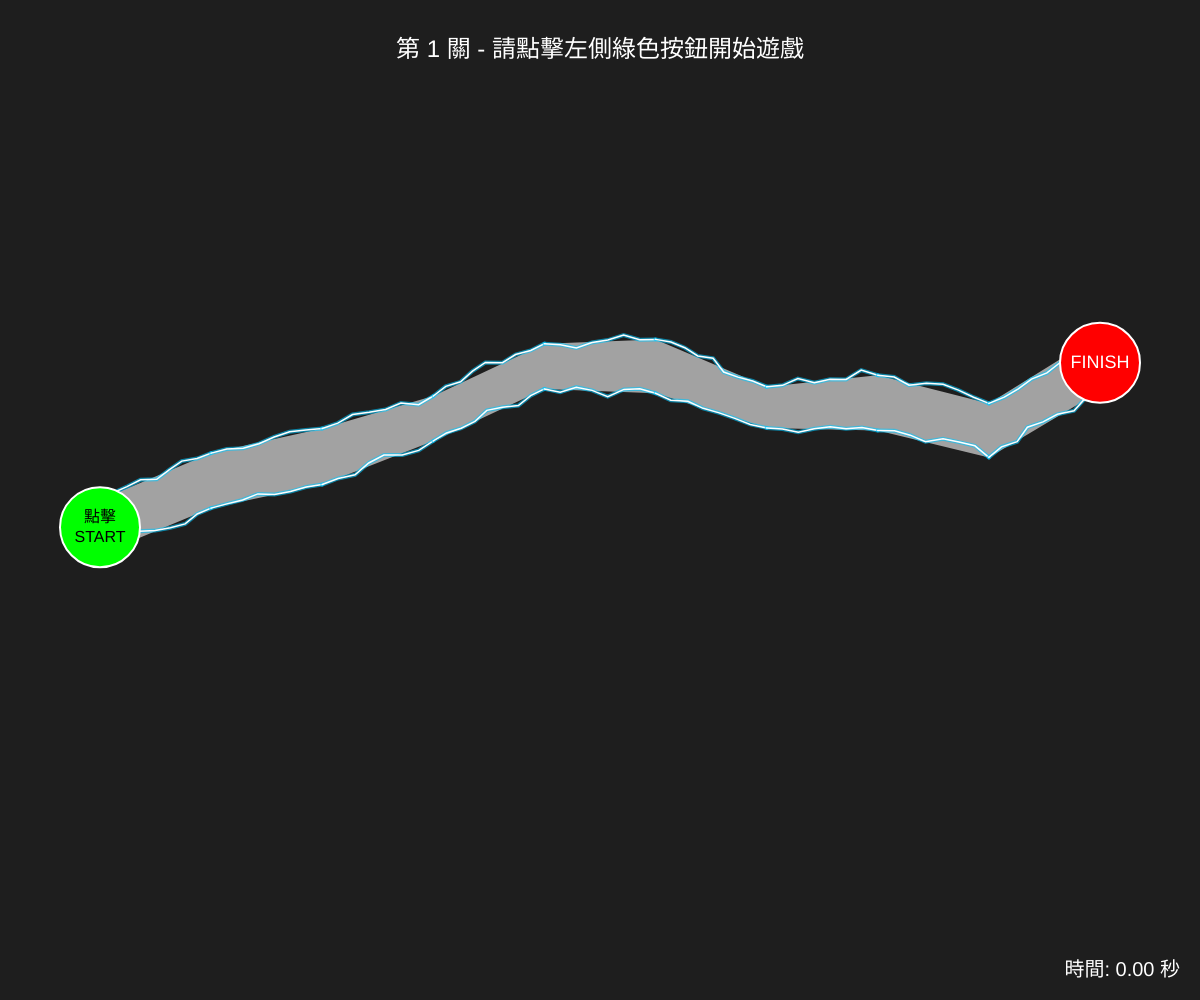
Frame 1 (no input)
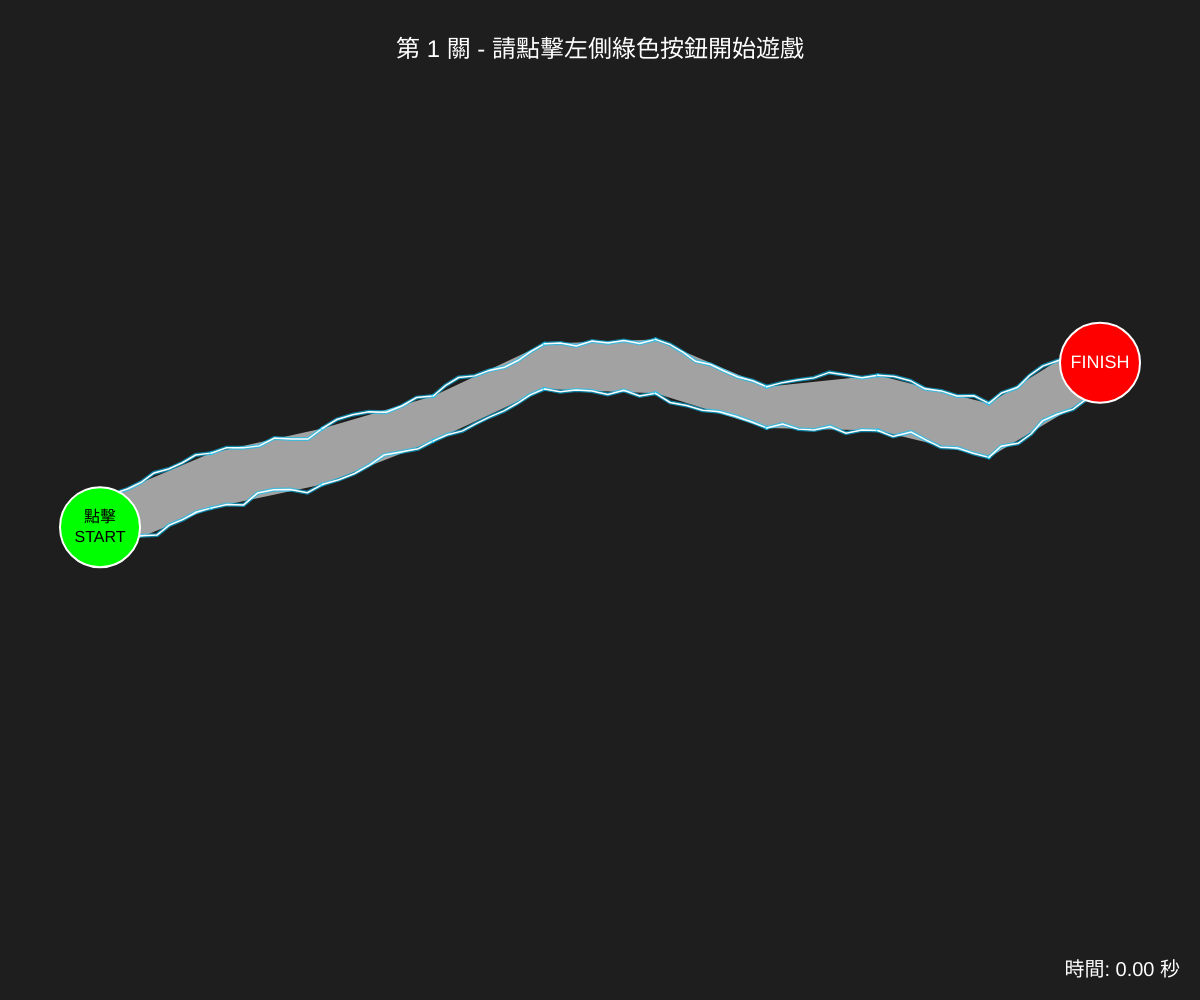
Frame 60 (no input)
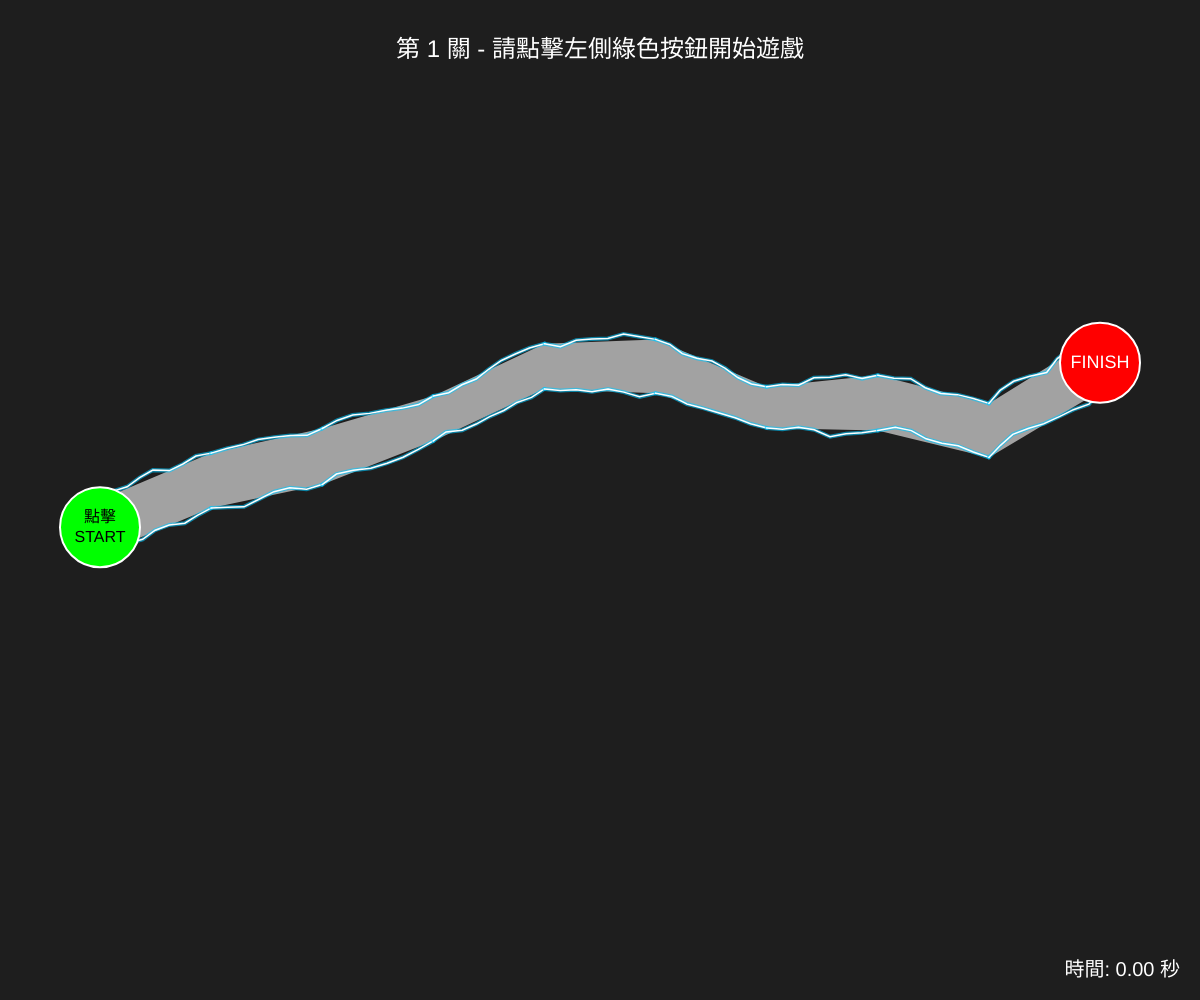
Frame 120 (the mouse pressed at the canvas centre since frame 60)

The p5.js sketch that drew these frames (run headless with seeded random() and noise() and a simulated clock; from frame 60 on, the mouse is pressed at the canvas centre):

// p5.js sketch
// ── sketch.js
let topPoints = [];
let bottomPoints = [];
const NUM_POINTS = 10;
let gameState = 'START'; // 遊戲狀態：START, PLAYING, GAMEOVER, WIN
let currentLevel = 1; // 記錄目前的關卡數
let obstacles = []; // 儲存障礙物的陣列
let spotlightRadius = 150; // 探照燈的初始半徑
let totalTime = 0; // 記錄總遊玩時間

function setup() {
  // 改為全螢幕
  createCanvas(windowWidth, windowHeight);
  generatePath();
}

function windowResized() {
  resizeCanvas(windowWidth, windowHeight);
  if (gameState === 'START') {
    generatePath();
  }
}

// 產生軌道點的函式
function generatePath() {
  topPoints = [];
  bottomPoints = [];
  obstacles = [];
  
  let currentX = 100; // 起始 X 座標
  let currentY = height / 2; // 起始 Y 座標
  
  // 為了適應全螢幕，動態計算 X 軸的間距，讓 10 個點均勻散佈在畫面上
  let stepX = (width - 200) / (NUM_POINTS - 1); 

  for (let i = 0; i < NUM_POINTS; i++) {
    if (i > 0) {
      currentY += random(-80, 80); // 加大 Y 軸起伏增加挑戰性
      currentY = constrain(currentY, 100, height - 100); 
    }
    
    // 根據關卡調整難度，大幅縮小上下軌道間距 (軌道變細)
    let gap = random(45 - currentLevel * 5, 70 - currentLevel * 10);
    
    topPoints.push(createVector(currentX, currentY));
    bottomPoints.push(createVector(currentX, currentY + gap));
    
    currentX += stepX;
  }

  // 產生障礙物 (從第 2 關開始)
  if (currentLevel >= 2) {
    let numObstacles = currentLevel == 2 ? 3 : 5; // 增加障礙物的數量
    let step = (NUM_POINTS - 2) / numObstacles;
    for (let i = 0; i < numObstacles; i++) {
      let idx = floor(1 + i * step); // 將障礙物更均勻地分散配置在軌道的不同區段
      let midX = (topPoints[idx].x + topPoints[idx+1].x) / 2;
      let midTopY = (topPoints[idx].y + topPoints[idx+1].y) / 2;
      let midBottomY = (bottomPoints[idx].y + bottomPoints[idx+1].y) / 2;
      
      obstacles.push({
        x: midX,
        y: (midTopY + midBottomY) / 2, // 初始位置在上下通道的正中間
        minY: midTopY - 45, // 上界 (超出軌道上邊距 30)
        maxY: midBottomY + 45, // 下界 (超出軌道下邊距 30)
        size: 30, // 增大障礙物大小為 30
        speed: (1 + currentLevel * 0.5) * (random() > 0.5 ? 1 : -1) // 降低移動速度
      });
    }
  }
}

function draw() {
  // 需求：背景為深色
  background(30);

  if (gameState === 'START') {
    drawPath();
    drawStartZone();
    drawEndZone();
    updateAndDrawObstacles();
    drawTimer(); // 顯示計時器
    
    fill(255);
    noStroke();
    textSize(24);
    textAlign(CENTER, CENTER);
    if (currentLevel === 3) {
      text("第 3 關 (黑暗探照燈模式) - 請點擊左側綠色按鈕開始遊戲", width / 2, 50);
    } else {
      text("第 " + currentLevel + " 關 - 請點擊左側綠色按鈕開始遊戲", width / 2, 50);
    }
    
    cursor(ARROW);
  } 
  else if (gameState === 'PLAYING') {
    totalTime += deltaTime; // 只有在遊玩狀態下才累加時間
    drawPath();
    drawStartZone();
    drawEndZone();
    updateAndDrawObstacles();
    
    // 新增第三關變化：探照燈/視野限制模式
    if (currentLevel === 3) {
      spotlightRadius -= 0.05; // 隨時間慢慢縮小探照燈範圍 (調慢縮小速度)
      spotlightRadius = max(spotlightRadius, 30); // 限制最小視野半徑為 30
      
      fill(15, 15, 20, 250); // 幾乎全黑的遮罩
      noStroke();
      beginShape();
      vertex(0, 0); // 外圍畫滿全螢幕 (順時針)
      vertex(width, 0);
      vertex(width, height);
      vertex(0, height);
      
      // 在滑鼠位置挖空一個圓圈 (必須逆時針繪製)
      beginContour();
      for (let a = TWO_PI; a > 0; a -= 0.1) {
        vertex(mouseX + cos(a) * spotlightRadius, mouseY + sin(a) * spotlightRadius);
      }
      endContour();
      endShape(CLOSE);
    }

    // 隱藏原始鼠標，繪製一個發光的電流點作為玩家判斷點
    noCursor();
    fill(255, 255, 0);
    noStroke();
    circle(mouseX, mouseY, 8);
    
    checkCollision();
    drawTimer(); // 顯示計時器
  } 
  else if (gameState === 'GAMEOVER') {
    cursor(ARROW);
    background(220, 100, 100); 
    fill(255);
    textSize(48);
    textAlign(CENTER, CENTER);
    text("遊戲失敗！", width / 2, height / 2 - 30);
    
    // 重玩此關與從頭再來按鈕
    rectMode(CENTER);
    fill(255);
    rect(width / 2 - 80, height / 2 + 40, 120, 40, 10);
    rect(width / 2 + 80, height / 2 + 40, 120, 40, 10);
    fill(0);
    textSize(20);
    text("重玩此關", width / 2 - 80, height / 2 + 40);
    text("從頭再來", width / 2 + 80, height / 2 + 40);
    rectMode(CORNER);
  } 
  else if (gameState === 'WIN') {
    cursor(ARROW);
    background(120, 180, 120); 
    fill(255);
    textSize(48);
    textAlign(CENTER, CENTER);
    
    if (currentLevel < 3) {
      text("恭喜過關！", width / 2, height / 2 - 30);
      textSize(24);
      text("點擊任意處進到下一關", width / 2, height / 2 + 30);
    } else {
      text("太神了！恭喜全破 3 個關卡！", width / 2, height / 2 - 45);
      textSize(24);
      let seconds = totalTime / 1000;
      let grade = 'C';
      if (seconds < 10) grade = 'S';
      else if (seconds <= 30) grade = 'A';
      else if (seconds <= 60) grade = 'B';
      text("總破關時間：" + seconds.toFixed(2) + " 秒", width / 2, height / 2);
      fill(255, 215, 0); // 金黃色
      textSize(32);
      text("過關評價：" + grade + " 級", width / 2, height / 2 + 40);
      fill(255);
      textSize(20);
      text("點擊畫面任意處重新開始遊戲", width / 2, height / 2 + 85);
    }
  }
}

function drawPath() {
  // 1. 繪製半透明的軌道底色（安全區）
  fill(255, 150); 
  noStroke(); // 取消原本的死板白框
  
  beginShape();
  for (let i = 0; i < NUM_POINTS; i++) {
    vertex(topPoints[i].x, topPoints[i].y);
  }
  for (let i = NUM_POINTS - 1; i >= 0; i--) {
    vertex(bottomPoints[i].x, bottomPoints[i].y);
  }
  endShape(CLOSE);

  // 2. 繪製上下邊緣的電流裝飾
  for (let i = 0; i < NUM_POINTS - 1; i++) {
    drawLightning(topPoints[i], topPoints[i+1], i);
    drawLightning(bottomPoints[i], bottomPoints[i+1], i + NUM_POINTS);
  }
}

// 繪製電流效果的輔助函式
function drawLightning(p1, p2, pathIndex) {
  let segments = floor(dist(p1.x, p1.y, p2.x, p2.y) / 15); // 根據距離決定閃電折點數
  if (segments < 1) segments = 1;
  
  // 降低閃爍頻率：每 4 幀才更新一次形狀 (相當於 15 fps 的電流動畫，可自行調整 4 這個數字)
  let timeStep = floor(frameCount / 4);
  
  // 預先計算這段電流的隨機偏移點
  let pts = [];
  for (let i = 1; i < segments; i++) {
    let t = i / segments;
    // 計算垂直於線段的法向量，讓電流自然地向兩側抖動
    let nx = -(p2.y - p1.y);
    let ny = (p2.x - p1.x);
    let len = dist(0, 0, nx, ny);
    if (len > 0) { nx /= len; ny /= len; }
    
    // 使用 noise 來產生隨機偏移，透過 timeStep 控制動畫頻率
    let offset = map(noise(pathIndex * 10 + i * 0.5, timeStep * 100), 0, 1, -10, 10);
    pts.push({
      x: lerp(p1.x, p2.x, t) + nx * offset,
      y: lerp(p1.y, p2.y, t) + ny * offset
    });
  }

  // 畫兩層製造發光效果
  for (let j = 0; j < 2; j++) {
    if (j === 0) {
      stroke(0, 200, 255, 150); // 外層淡藍色光暈
      strokeWeight(4);
    } else {
      stroke(255, 255, 255); // 內層亮白色中心
      strokeWeight(1.5);
    }
    noFill();
    beginShape();
    vertex(p1.x, p1.y);
    for (let i = 0; i < pts.length; i++) {
      vertex(pts[i].x, pts[i].y);
    }
    vertex(p2.x, p2.y);
    endShape();
  }
}

function updateAndDrawObstacles() {
  rectMode(CENTER);
  fill(255, 100, 100); // 障礙物為紅色方塊
  stroke(255);
  strokeWeight(2);
  
  for (let obs of obstacles) {
    if (gameState === 'PLAYING') {
      obs.y += obs.speed;
      // 如果碰到上下邊界，就反轉移動方向
      if (obs.y - obs.size / 2 < obs.minY || obs.y + obs.size / 2 > obs.maxY) {
        obs.speed *= -1;
      }
    }
    rect(obs.x, obs.y, obs.size, obs.size);
  }
  rectMode(CORNER);
}

function drawStartZone() {
  let startCenterY = (topPoints[0].y + bottomPoints[0].y) / 2;
  fill(0, 255, 0); // 綠色
  stroke(255);
  strokeWeight(2);
  circle(topPoints[0].x, startCenterY, 80); // 直徑 80 的綠色圓形
  
  fill(0);
  noStroke();
  textSize(16);
  textAlign(CENTER, CENTER);
  text("點擊\nSTART", topPoints[0].x, startCenterY);
}

function drawEndZone() {
  let endCenterY = (topPoints[NUM_POINTS - 1].y + bottomPoints[NUM_POINTS - 1].y) / 2;
  fill(255, 0, 0); // 紅色
  stroke(255);
  strokeWeight(2);
  circle(topPoints[NUM_POINTS - 1].x, endCenterY, 80); // 直徑 80 的紅色圓形
  
  fill(255);
  noStroke();
  textSize(18);
  textAlign(CENTER, CENTER);
  text("FINISH", topPoints[NUM_POINTS - 1].x, endCenterY);
}

function mousePressed() {
  if (gameState === 'START') {
    let startCenterY = (topPoints[0].y + bottomPoints[0].y) / 2;
    // 檢查是否精準點擊在綠色圓形按鈕內 (半徑40)
    if (dist(mouseX, mouseY, topPoints[0].x, startCenterY) <= 40) {
      gameState = 'PLAYING';
      spotlightRadius = 150; // 每次開始遊戲時，重置探照燈半徑
    }
  } else if (gameState === 'GAMEOVER') {
    // 判斷是否點擊「重玩此關」 (左邊按鈕)
    if (mouseX > width / 2 - 140 && mouseX < width / 2 - 20 && mouseY > height / 2 + 20 && mouseY < height / 2 + 60) {
      generatePath();
      gameState = 'START';
    } 
    // 判斷是否點擊「從頭再來」 (右邊按鈕)
    else if (mouseX > width / 2 + 20 && mouseX < width / 2 + 140 && mouseY > height / 2 + 20 && mouseY < height / 2 + 60) {
      currentLevel = 1;
      totalTime = 0;
      generatePath();
      gameState = 'START';
    }
  } else if (gameState === 'WIN') {
    if (currentLevel < 3) {
      currentLevel++; // 進入下一關
    } else {
      currentLevel = 1; // 全部通關後重頭開始
      totalTime = 0; // 重新挑戰時，時間歸零
    }
    generatePath();
    gameState = 'START';
  }
}

function checkCollision() {
  let startCenterY = (topPoints[0].y + bottomPoints[0].y) / 2;
  let endCenterY = (topPoints[NUM_POINTS - 1].y + bottomPoints[NUM_POINTS - 1].y) / 2;

  // 1. 安全區檢查：只要滑鼠還在綠色起點圓形內，就不會失敗
  if (dist(mouseX, mouseY, topPoints[0].x, startCenterY) <= 40) {
    return;
  }
  
  // 2. 破關檢查：滑鼠進入紅色終點圓形範圍，代表成功！
  if (dist(mouseX, mouseY, topPoints[NUM_POINTS - 1].x, endCenterY) <= 40) {
    gameState = 'WIN';
    return;
  }

  let onPath = false;

  // 3. 軌道出界檢查 (線性插值計算邊界)
  for (let i = 0; i < NUM_POINTS - 1; i++) {
    if (mouseX >= topPoints[i].x && mouseX <= topPoints[i + 1].x) {
      onPath = true;
      
      let t = (mouseX - topPoints[i].x) / (topPoints[i + 1].x - topPoints[i].x);
      let currentTopLimit = lerp(topPoints[i].y, topPoints[i + 1].y, t);
      let currentBottomLimit = lerp(bottomPoints[i].y, bottomPoints[i + 1].y, t);
      
      if (mouseY <= currentTopLimit || mouseY >= currentBottomLimit) {
        gameState = 'GAMEOVER';
      }
      break; 
    }
  }
  
  // 4. 障礙物碰撞檢查
  for (let obs of obstacles) {
    if (mouseX >= obs.x - obs.size / 2 && mouseX <= obs.x + obs.size / 2 &&
        mouseY >= obs.y - obs.size / 2 && mouseY <= obs.y + obs.size / 2) {
      gameState = 'GAMEOVER';
    }
  }

  // 如果滑鼠已經離開起點圓圈，又不在軌道 X 區間內，直接判定失敗
  if (!onPath) {
    gameState = 'GAMEOVER';
  }
}

function drawTimer() {
  fill(255);
  noStroke();
  textSize(20);
  textAlign(RIGHT, BOTTOM);
  text("時間: " + (totalTime / 1000).toFixed(2) + " 秒", width - 20, height - 20);
}
